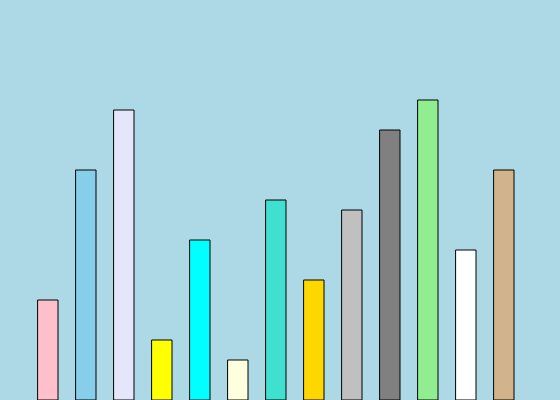
Frame 1 (no input)
Frame 60 (no input): identical to frame 1, image omitted
Frame 120 (the mouse pressed at the canvas centre since frame 60): identical to frame 1, image omitted

The p5.js sketch that drew this single still picture (run headless with seeded random() and noise() and a simulated clock; from frame 60 on, the mouse is pressed at the canvas centre):

// p5.js sketch
// ── sketch.js
var b0,b1,b2,b3,b4,b5,b6,b7,b8,b9,b10,b11,b12,b13;

function setup() {
  createCanvas(560, 400);
  
  
  b1=new Building();
  b1.position=1;
  b1.floors=10;
  b1.colour ="pink";
  
  b2=new Building();
  b2.position=2;
  b2.floors=23;
  b2.colour ="skyblue";
  
  b3=new Building();
  b3.position=3;
  b3.floors=29;
  b3.colour ="lavender";
  
  b4=new Building();
  b4.position=4;
  b4.floors=6;
  b4.colour ="yellow";
  
  b5=new Building();
  b5.position=5;
  b5.floors=16;
  b5.colour ="cyan";
  
  b6=new Building();
  b6.position=6;
  b6.floors=4;
  b6.colour ="lightyellow";
  
  b7=new Building();
  b7.position=7;
  b7.floors=20;
  b7.colour ="turquoise";
  
  b8=new Building();
  b8.position=8;
  b8.floors=12;
  b8.colour ="gold";
  
  b9=new Building();
  b9.position=9;
  b9.floors=19;
  b9.colour ="silver";
  
  b10=new Building();
  b10.position=10;
  b10.floors=27;
  b10.colour ="grey";
  
  b11=new Building();
  b11.position=11;
  b11.floors=30;
  b11.colour ="lightgreen";
  
  b12=new Building();
  b12.position=12;
  b12.floors=15;
  b12.colour ="white";
  
  b13=new Building();
  b13.position=13;
  b13.floors=23;
  b13.colour ="tan";

 
}

function draw() {
  background("lightblue");
  b1.display();
  b2.display();
  b3.display();
  b4.display();
  b5.display();
  b6.display();
  b7.display();
  b8.display();
  b9.display()
  b10.display();
  b11.display()
  b12.display();
  b13.display();
  
}
// ── Building.js
class Building{
  constructor()
  {
    this.height=0;
    this.position=0;    
    this.yPosition=0;
    this.width=20;
    this.floors=0;
    this.colour ="red";
    
  }  
  display()
  {
   this.height=this.floors*10;
   this.yPosition=400-(this.height);
   this.xPosition=this.position*38;
    fill(this.colour);
   rect(this.xPosition,this.yPosition, this.width, this.height); 
  }  
  
}
